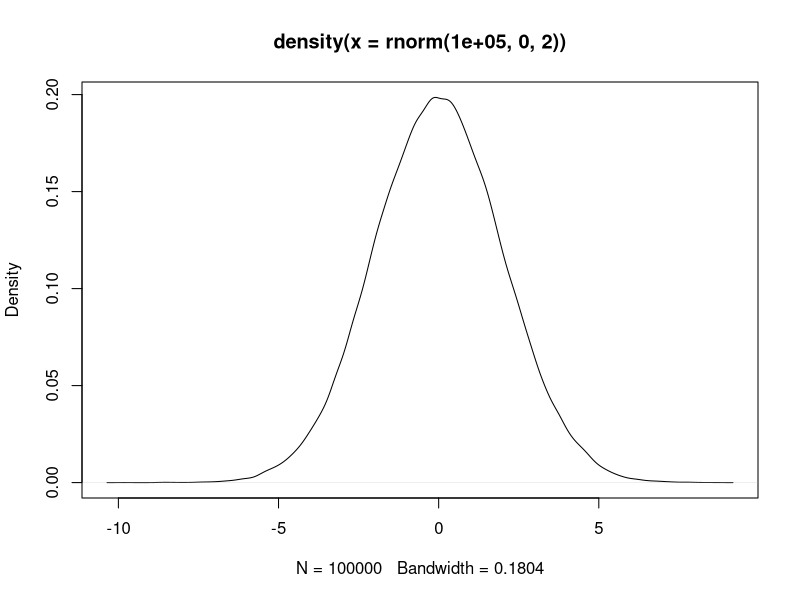
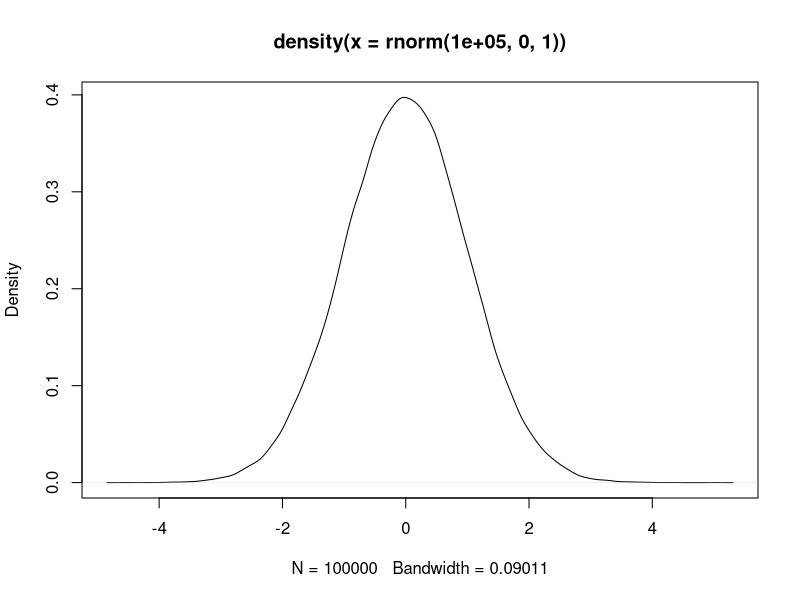

R code for these plots, in order:
## ---- chunk 1
sample(1:8, 5)
## ---- chunk 2
# replace is the chance to be duplicated
sample(1:8, 5, replace = T)
## ---- chunk 3
sample(1:10, 5, replace = T, prob = 1:10)
## ---- chunk 4
#install.packages('sampling')
library(sampling)
data("iris")
x<-strata(stratanames = c('Species'),size = c(2,2,2), method = 'srswor', data=iris)
getdata(iris,x)
## ---- chunk 5
x<-strata(stratanames = c('Species'), size=c(2,2,2), method='srswr', data=iris)
getdata(iris,x)
## ---- chunk 6
#install.packages('doBy')
library(doBy)

x<-data.frame(x=1:100)
sampleBy(~1,frac = .1, data = x, systematic = T)
## ---- chunk 7
rnorm(5, mean = 10, sd = 25)
## ---- chunk 8
pnorm(2, mean = 0, sd = 1)
## ---- chunk 9
qnorm(0.9, 0, 1)
## ---- chunk 10
dnorm(2, 0, 1)
## ---- chunk 11
plot(density(rnorm(100000,0,2)))
plot(density(rnorm(100000,0,1)))
